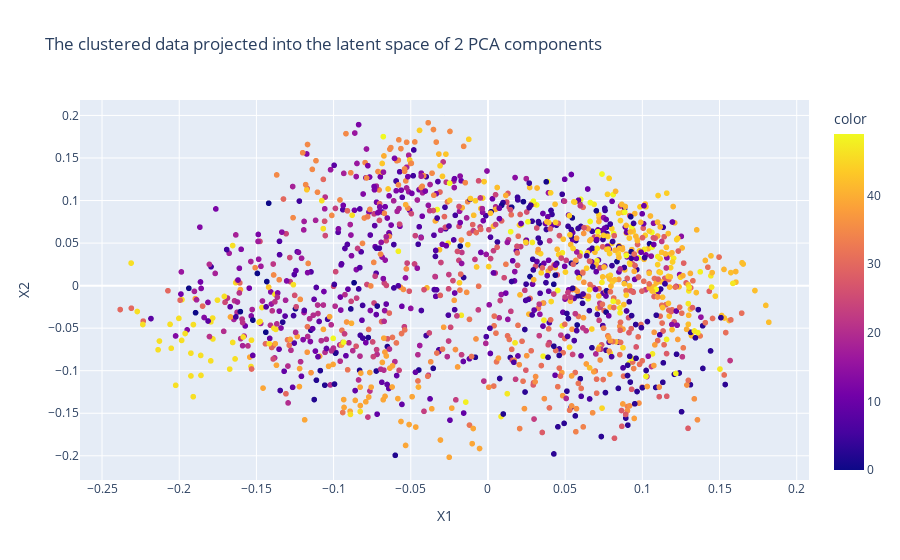

Notebook code cell kept with this figure:
### Code cell
X = pd.DataFrame(embeddings)
pca = PCA(n_components=2)
components = pca.fit_transform(X)
X['labels'] = labels

fig = px.scatter(components, x=0, y=1, color=X['labels'], title="The clustered data projected into the latent space of 2 PCA components", labels={'0': 'X1', '1': 'X2'})
fig.show()

### Figure 1 — Plotly figure (JSON) as saved in the notebook; plotly's stock layout.template omitted (floating-point values rounded to 4 significant figures; data arrays with more than 128 entries replaced by an {"elided": "..."} marker saying what was removed)
{"data": [{"hovertemplate": "X1=%{x}<br>X2=%{y}<br>color=%{marker.color}<extra></extra>", "legendgroup": "", "marker": {"color": {"elided": "1460 int values"}, "coloraxis": "coloraxis", "symbol": "circle"}, "mode": "markers", "name": "", "showlegend": false, "type": "scattergl", "x": {"elided": "1460 float values"}, "xaxis": "x", "y": {"elided": "1460 float values"}, "yaxis": "y"}], "layout": {"coloraxis": {"colorbar": {"title": {"text": "color"}}, "colorscale": [[0, "#0d0887"], [0.1111, "#46039f"], [0.2222, "#7201a8"], [0.3333, "#9c179e"], [0.4444, "#bd3786"], [0.5556, "#d8576b"], [0.6667, "#ed7953"], [0.7778, "#fb9f3a"], [0.8889, "#fdca26"], [1, "#f0f921"]]}, "legend": {"tracegroupgap": 0}, "title": {"text": "The clustered data projected into the latent space of 2 PCA components"}, "xaxis": {"anchor": "y", "domain": [0, 1], "title": {"text": "X1"}}, "yaxis": {"anchor": "x", "domain": [0, 1], "title": {"text": "X2"}}}}
